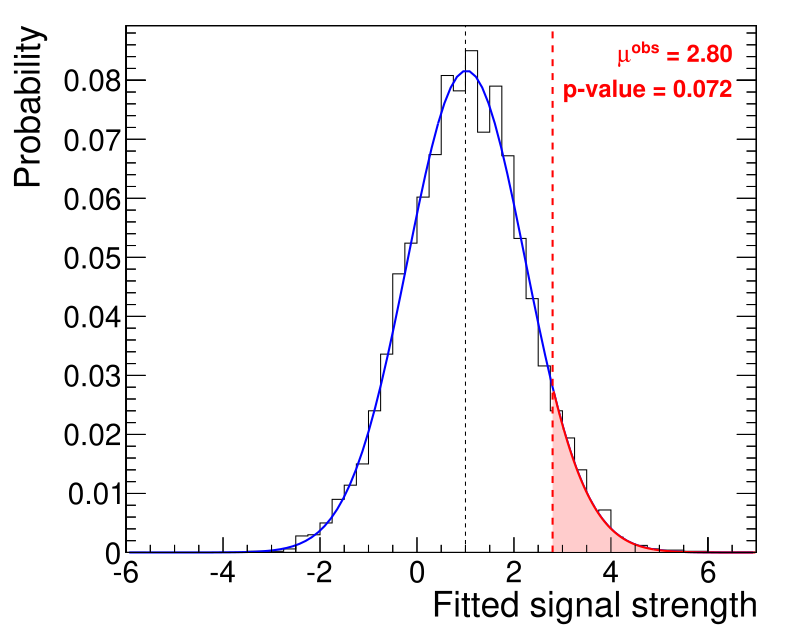

The script that drew this image:
#!/usr/bin/env python
import ROOT
from ROOT import *
import re,os,sys
from glob import glob
from optparse import OptionParser

mp = OptionParser()
opts,args = mp.parse_args()

muval = float(args[2])

gROOT.SetBatch(1)
gROOT.ProcessLineSync(".x /afs/cern.ch/work/s/salderwe/private/2014/vbfHbb/common/styleCMSTDR.C")
gStyle.SetPadTopMargin(0.04)
gStyle.SetPadRightMargin(0.04)

o = TFile.Open(args[1],"recreate")
h = TH1F("h","h;Fitted signal strength;Probability",52,-6,7)
h2 = TH1F("h2","h2",52,-6,7)
h.Sumw2()
h2.Sumw2()

files = glob(args[0])
for f in sorted(files): 
	print f
	i = TFile.Open(f,"read")
	#t = i.Get("limit;1")
	t = i.Get("tree_fit_sb;1")
	for iEv in t:
		#if iEv.limitErr>0: 
		#	h.Fill(iEv.limit)
		#	h2.Fill((iEv.limit-1.)/iEv.limitErr)
		h.Fill(iEv.mu)
	i.Close()

o.cd()
gDirectory.cd("%s:/"%o.GetName())
h.Write()
h2.Write()

c = TCanvas("c1","c1",900,750)
h.Scale(1./h.Integral())

h.Draw("hist")

fit = TF1("g","gaus",-7,7)
fit.FixParameter(1,1.0)
h.Fit(fit,"RN")
fit.SetLineColor(kBlue)
fit.SetLineWidth(2)
fit.Draw("same")

fitcopy = fit.Clone()
fitcopy.SetLineColor(kRed)
fitcopy.SetFillColor(kRed-10)
fitcopy.SetFillStyle(1001)
fitcopy.SetRange(muval,7)
fitcopy.Draw("samechist")
pval = fit.Integral(muval,10)/fit.Integral(-10,10)

gPad.Update()
line1 = TLine(1.0,gPad.GetUymin(),1.0,gPad.GetUymax())
line1.SetLineStyle(2)	
line1.Draw("same")

line2 = TLine(muval,gPad.GetUymin(),muval,gPad.GetUymax())
line2.SetLineStyle(7)
line2.SetLineWidth(2)
line2.SetLineColor(kRed)	
line2.Draw("same")

pave = TPaveText(0.72,0.7,0.94,0.93,"NDC")
pave.SetFillStyle(-1)
pave.SetBorderSize(0)
pave.SetTextFont(62)
pave.SetTextSize(0.040)
pave.SetTextColor(kRed)
pave.SetTextAlign(31)
pave.AddText("#mu^{obs} = %.2f"%muval)
pave.AddText("p-value = %.3f"%pval)
gPad.Update()
pave.SetY1(pave.GetY2()-pave.GetListOfLines().GetSize()*0.055)
pave.Draw()

gPad.RedrawAxis()

c.SaveAs("biasProb.pdf")

#h2.Draw()
#c.SaveAs("h2.pdf")
c.Close()

o.Close()
